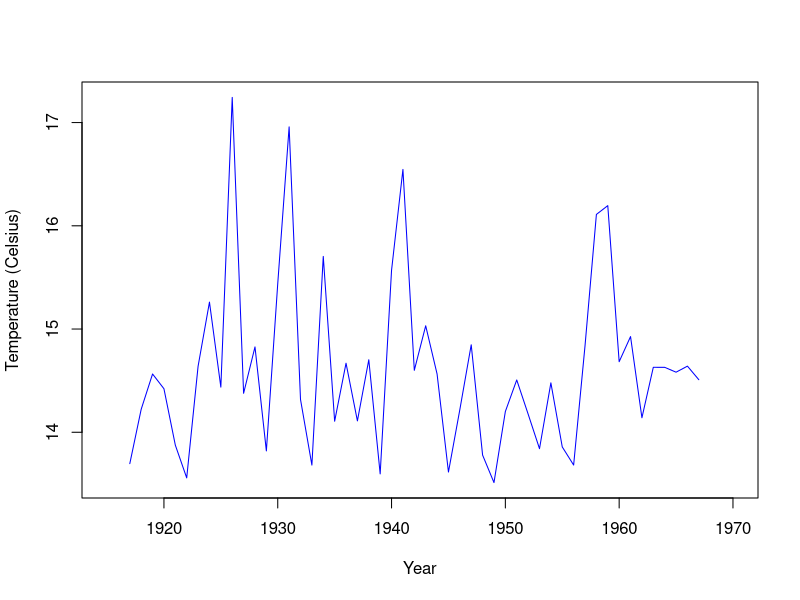
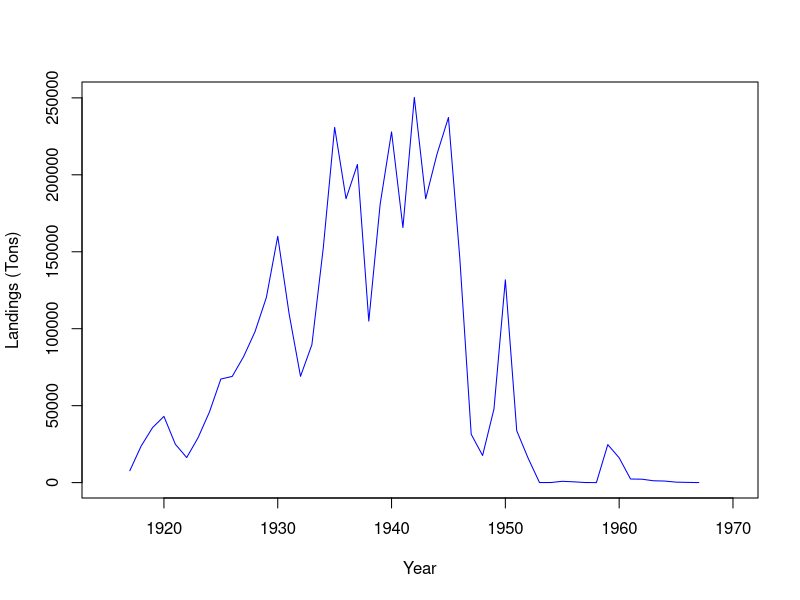
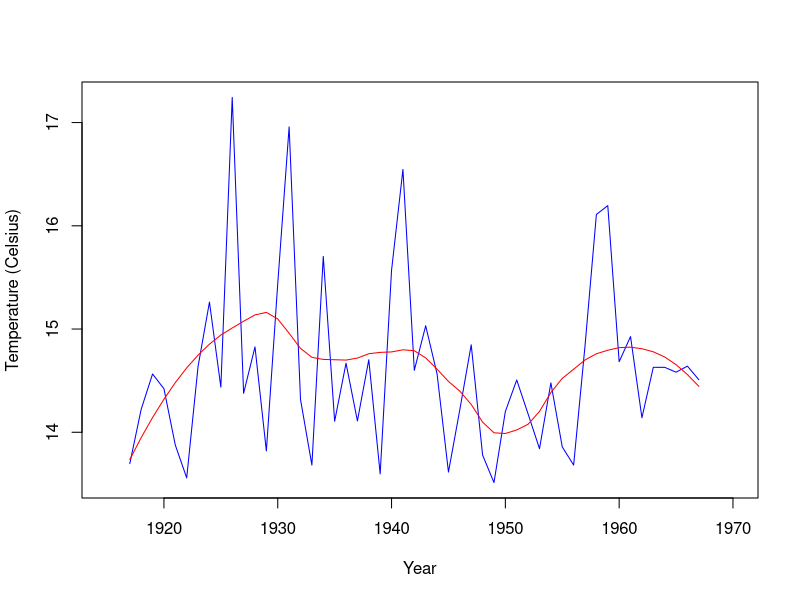
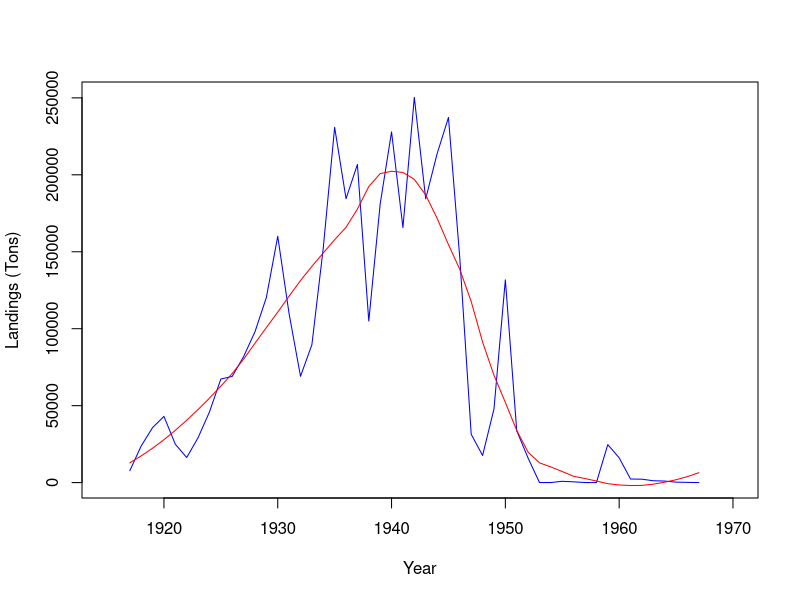
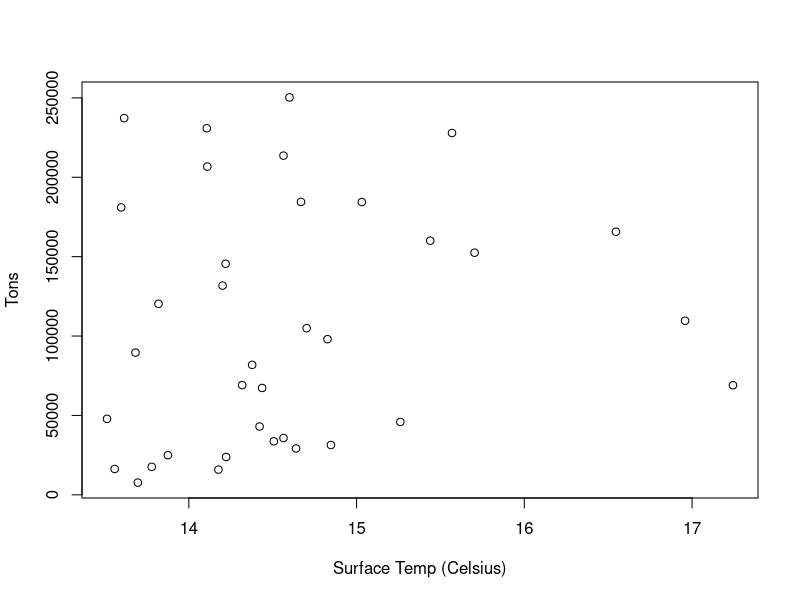
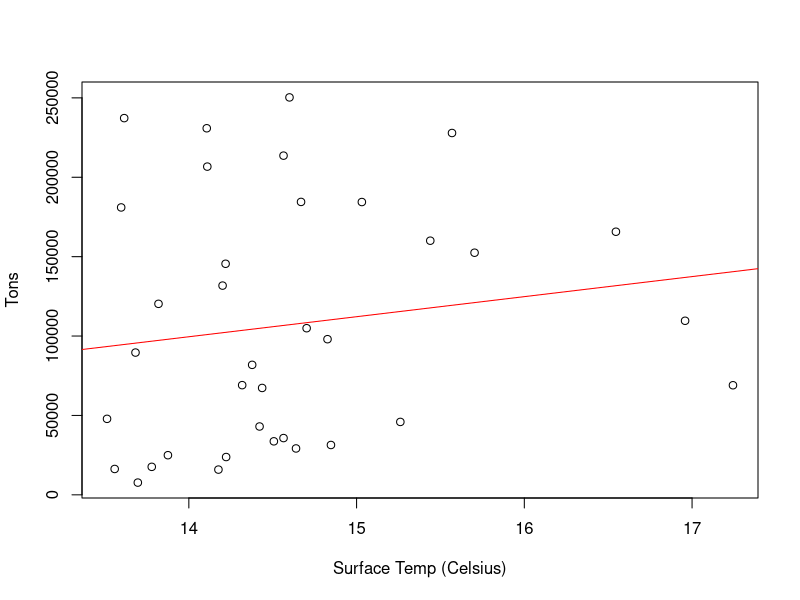
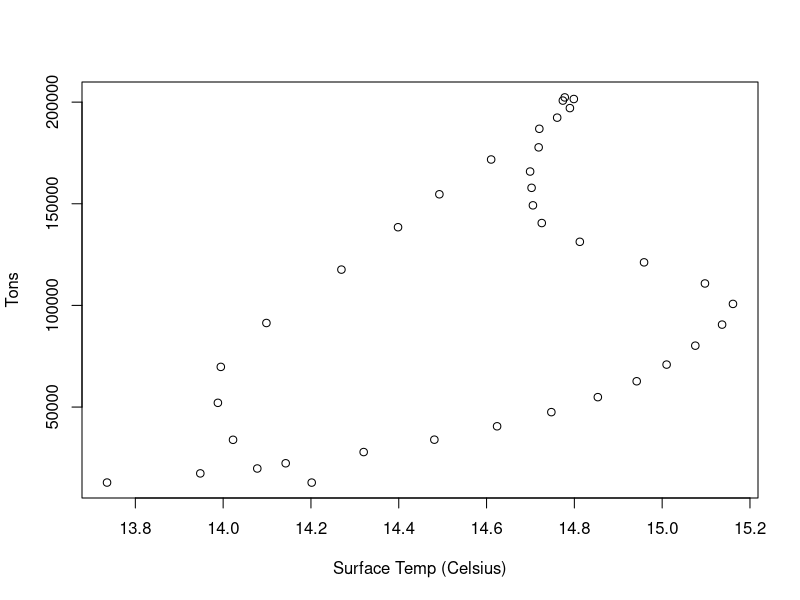
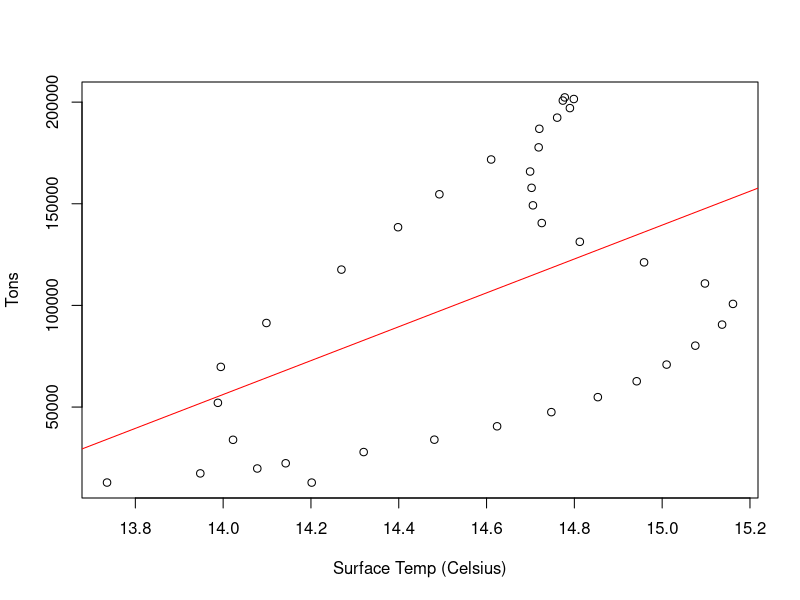

R code for these plots, in order:
## ---- chunk 1
knitr::opts_chunk$set(echo = TRUE) 
## ---- chunk 2

# Load dplyr package (make sure it is installed first).
library(dplyr) 

setwd("C:/stories/_fish")

# Read in ocean temperature dataset.
temps_df <- read.csv('../data/scripps_ocean_temps.csv') 

# Read in sardine landings dataset.
landings_df <- read.csv('../data/sardine_landings_ueber.csv') 

## ---- chunk 3

temps_df <- temps_df[,-5]         # Remove 5th column b/c all missing data 
temps_df <- na.omit(temps_df)     # Remove any other missing data observations

# Create a subset using the month variable for Feb, March, and April.
temps_df <- subset(temps_df, month == 2 | month == 3 | month == 4) 

# Create another subset for years less than 1968.
temps_df <- subset(temps_df, year < 1968) 

avg_temps_df <- temps_df %>%                   # Call the dataset.
                  group_by(year) %>%           # Group the observations by year.
                  summarize(mean(surf_temp_c)) # Calculate the mean ocean temperature by year.

colnames(avg_temps_df)[2] <- "avg_temp"        # Name the column avg_temp.
## ---- chunk 4

plot(avg_temps_df$year, avg_temps_df$avg_temp, # x-axis, y-axis.                  
     type = "l",                               # Type of graph is a line graph ("l" for lines).
     col  = "blue",                            # Color of the lines.
     main = "",                                # Overall title for the plot.
     xlim = c(1915, 1970),                     # Range of values for the x-axis.
     xlab = "Year",                            # Label for the x-axis.
     ylab = 'Temperature (Celsius)')           # Label for the y-axis.

## ---- chunk 5

plot(landings_df$year, landings_df$monterey_tons,                  
     type = "l",
     col  = "blue",
     main = "",
     xlim = c(1915, 1970),
     xlab = 'Year',
     ylab = 'Landings (Tons)')

## ---- chunk 6

# Model that fits mutliple regressions locally with 50% smoothing span.
temp_model <- loess(avg_temp ~ year, data = avg_temps_df, span = .50) 

# Predicted values from the loess model.
temp_line  <- predict(temp_model)

# Same plot as above with raw data.
plot(avg_temps_df$year, avg_temps_df$avg_temp,                   
     type = "l",
     col  = "blue",
     main = "",
     xlim = c(1915, 1970),
     xlab = "Year",
     ylab = 'Temperature (Celsius)')

# Adds a line in red with predicted values.
lines(temp_line, x = avg_temps_df$year, col = 'red')  

## ---- chunk 7

landing_model <- loess(monterey_tons ~ year, data = landings_df, span = .50)
landing_line  <- predict(landing_model)

plot(landings_df$year, landings_df$monterey_tons,                  
     type = "l",
     col  = "blue",
     main = "",
     xlim = c(1915, 1970),
     xlab = 'Year',
     ylab = 'Landings (Tons)')

lines(landing_line, x = landings_df$year, col = 'red')

## ---- chunk 8

# Combines the avg temp and landings data into one dataset by year.
analysis_raw_df <- merge(avg_temps_df, landings_df, by = 'year') 

# Subset the dataset so that only landings of more than 500 tons are included.
analysis_raw_df <- subset(analysis_raw_df, monterey_tons > 500)

# Subset the dataset so that only years before 1954 are included.
analysis_raw_df <- subset(analysis_raw_df, year < 1954)

# Graph the dataset.
plot(x = analysis_raw_df$avg_temp, y = analysis_raw_df$monterey_tons, 
     xlab = 'Surface Temp (Celsius)',
     ylab = 'Tons')

## ---- chunk 9

# Correlation between the two variables of interest.
raw_cor <- cor(analysis_raw_df$monterey_tons, analysis_raw_df$avg_temp)

raw_cor

## ---- chunk 10

# Simple linear regression model with y ~ x.
fit_raw <- lm(analysis_raw_df$monterey_tons ~ analysis_raw_df$avg_temp)

# Plot of the dataset.
plot(x = analysis_raw_df$avg_temp, y = analysis_raw_df$monterey_tons, 
     xlab = 'Surface Temp (Celsius)',
     ylab = 'Tons')

# Add the linear regression line to the plot.
abline(fit_raw, col = 'red') 

## ---- chunk 11

# Create a dataframe with the smoothed data for the landings.
landing_df <- data.frame("landings" = landing_line) 

# Create a dataframe with the smoothed data for ocean temperature.
temp_df    <- data.frame("temps" = temp_line)

# Add a column in each dataset with the year.
landing_df$year <- 1917:1967 
temp_df$year    <- 1917:1967

# Merge datasets by year.
analysis_smooth_df <- merge(temp_df, landing_df, by = 'year') 

# Subset landings greater than 500 tons.
analysis_smooth_df <- subset(analysis_smooth_df, landings > 500) 

# Subset year less than 1954.
analysis_smooth_df <- subset(analysis_smooth_df, year < 1954) 

# Plot the dataset.
plot(x = analysis_smooth_df$temps, y = analysis_smooth_df$landings,
     xlab = 'Surface Temp (Celsius)',
     ylab = 'Tons')

## ---- chunk 12

smooth_cor <- cor(analysis_smooth_df$landings, analysis_smooth_df$temps)

smooth_cor

## ---- chunk 13

fit_smooth <- lm(analysis_smooth_df$landings ~ analysis_smooth_df$temps)

plot(x = analysis_smooth_df$temps, y = analysis_smooth_df$landings,
     xlab = 'Surface Temp (Celsius)',
     ylab = 'Tons')

abline(fit_smooth, col = 'red')

